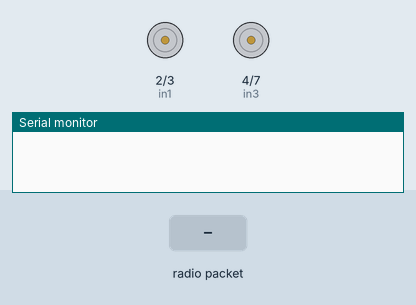
Simulated run of this sketch. Board: Arduino Uno, built with avr-gcc and run on an emulated ATmega328P. On the bench: motor-driver pin pairs drawn as motors (green arrow = first pin HIGH = forward, orange = second pin HIGH = backward, longer = more drive, scaled by the enable pin), the last lines printed to the serial monitor. Inputs (shaded band) come from the test bench. No radio packets arrive unless stated.

Above: at 1.2 s.
1.3 s: radio packet "forward" arrives
At 1.7 s:
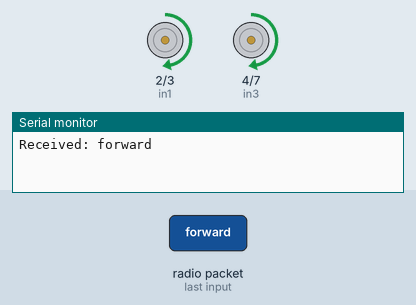
3.3 s: radio packet "backward" arrives
At 3.7 s:
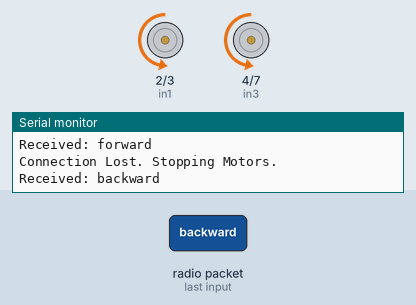
5.3 s: radio packet "right" arrives
At 5.7 s:
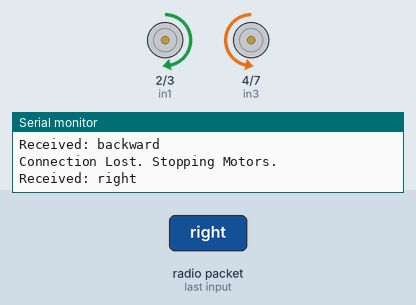
7.3 s: radio packet "left" arrives
At 7.7 s:
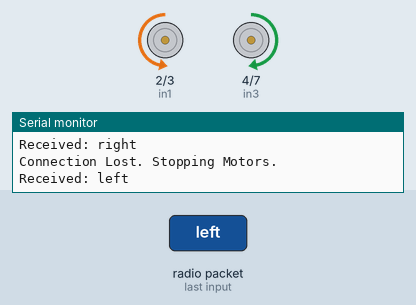
Timing chart, 0 to 10.3 s (numbered marks = the images above; inputs shaded):
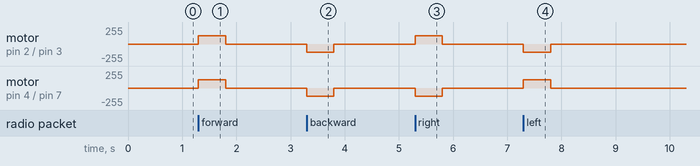

The sketch:

Car_Reciever.ino
```cpp
#include <RF24_config.h>
#include <nRF24L01.h>
#include <printf.h>
#include <SPI.h>
#include <RF24.h>

RF24 radio(9, 8); // CE , CSN
const byte address[6] = "00001";

int in1 = 2;
int in2 = 3;
int in3 = 4;
int in4 = 7;
int ena = 5;
int enb = 6;

unsigned long lastCommandTime = 0;
const unsigned long commandTimeout = 500; // 500ms timeout
String lastCommand = "stop";

void stopMotors() {
  digitalWrite(in1, LOW);
  digitalWrite(in2, LOW);
  digitalWrite(in3, LOW);
  digitalWrite(in4, LOW);
}

void setup() {
  Serial.begin(9600);
  radio.begin();
  radio.openReadingPipe(0, address);
  radio.setPALevel(RF24_PA_LOW);
  radio.startListening();

  pinMode(in1, OUTPUT);
  pinMode(in2, OUTPUT);
  pinMode(in3, OUTPUT);
  pinMode(in4, OUTPUT);
  pinMode(ena, OUTPUT);
  pinMode(enb, OUTPUT);

  analogWrite(ena, 126); // Half speed
  analogWrite(enb, 126);
}

void loop() {
  // Check if data is available
  if (radio.available()) {
    char text[32] = "";
    radio.read(&text, sizeof(text));
    Serial.println("Received: " + String(text));
    lastCommandTime = millis(); // ✅ Update time when command was received
    lastCommand = String(text);

    if (lastCommand == "forward") {
      digitalWrite(in1, HIGH);
      digitalWrite(in2, LOW);
      digitalWrite(in3, HIGH);
      digitalWrite(in4, LOW);
    }
    else if (lastCommand == "backward") {
      digitalWrite(in1, LOW);
      digitalWrite(in2, HIGH);
      digitalWrite(in3, LOW);
      digitalWrite(in4, HIGH);
    }

    else if(lastCommand == "right") {
      digitalWrite(in1, HIGH);
      digitalWrite(in2, LOW);
      digitalWrite(in3, LOW);
      digitalWrite(in4, HIGH);
    }
    else if(lastCommand == "left") {
      digitalWrite(in1, LOW);
      digitalWrite(in2, HIGH);
      digitalWrite(in3, HIGH);
      digitalWrite(in4, LOW);
    }
    else if (lastCommand == "stop") {
      stopMotors();
    }
  }

  // ✅ Always check timeout, even if no data
  if (millis() - lastCommandTime > commandTimeout && lastCommand != "stop") {
    Serial.println("Connection Lost. Stopping Motors.");
    stopMotors();
    lastCommand = "stop";
  }
}
```

Measured:
- after the input at 1.3 s, motor on pin 2 (in1) / pin 3 (in2), motor on pin 4 (in3) / pin 7 (in4): stopped → forward 126/255 at once, → stopped 0.50 s later
- after the input at 3.3 s, motor on pin 2 (in1) / pin 3 (in2), motor on pin 4 (in3) / pin 7 (in4): stopped → backward 126/255 at once, → stopped 0.50 s later
- after the input at 5.3 s, motor on pin 2 (in1) / pin 3 (in2): stopped → forward 126/255 at once, → stopped 0.50 s later; motor on pin 4 (in3) / pin 7 (in4): stopped → backward 126/255 at once, → stopped 0.50 s later
- after the input at 7.3 s, motor on pin 2 (in1) / pin 3 (in2): stopped → backward 126/255 at once, → stopped 0.50 s later; motor on pin 4 (in3) / pin 7 (in4): stopped → forward 126/255 at once, → stopped 0.50 s later
